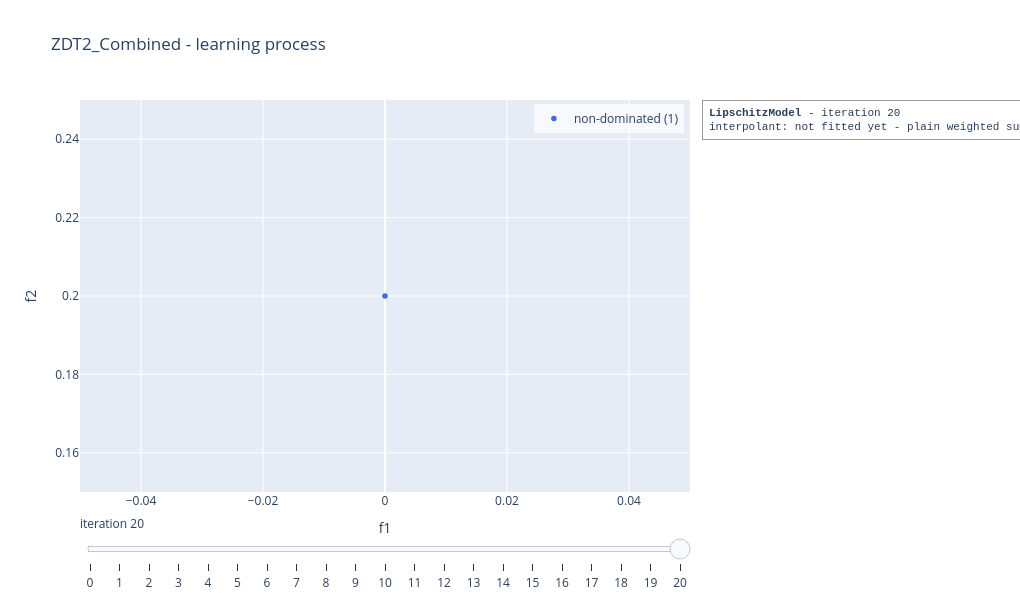

Here is the notebook cell this chart was saved with:
### Code cell
slip_model.visualise("learning", show = False)

### Figure 1 — Plotly figure (JSON) as saved in the notebook; plotly's stock layout.template omitted (floating-point values rounded to 4 significant figures)
{"data": [{"marker": {"color": "royalblue", "size": 5.5}, "mode": "markers", "name": "non-dominated (1)", "type": "scatter", "x": [0.0], "y": [0.2]}], "layout": {"annotations": [{"align": "left", "bgcolor": "rgba(255,255,255,0.85)", "bordercolor": "#999999", "borderpad": 6, "borderwidth": 1, "font": {"family": "Courier New, monospace", "size": 11}, "showarrow": false, "text": "<b>LipschitzModel</b> - iteration 20<br>interpolant: not fitted yet - plain weighted sum", "x": 1.02, "xanchor": "left", "xref": "paper", "y": 1, "yanchor": "top", "yref": "paper"}], "height": 600, "legend": {"bgcolor": "rgba(255,255,255,0.7)", "x": 0.99, "xanchor": "right", "y": 0.99, "yanchor": "top"}, "margin": {"r": 330}, "showlegend": true, "sliders": [{"active": 20, "currentvalue": {"prefix": "iteration "}, "steps": [{"args": [["0"], {"frame": {"redraw": true}, "mode": "immediate"}], "label": "0", "method": "animate"}, {"args": [["1"], {"frame": {"redraw": true}, "mode": "immediate"}], "label": "1", "method": "animate"}, {"args": [["2"], {"frame": {"redraw": true}, "mode": "immediate"}], "label": "2", "method": "animate"}, {"args": [["3"], {"frame": {"redraw": true}, "mode": "immediate"}], "label": "3", "method": "animate"}, {"args": [["4"], {"frame": {"redraw": true}, "mode": "immediate"}], "label": "4", "method": "animate"}, {"args": [["5"], {"frame": {"redraw": true}, "mode": "immediate"}], "label": "5", "method": "animate"}, {"args": [["6"], {"frame": {"redraw": true}, "mode": "immediate"}], "label": "6", "method": "animate"}, {"args": [["7"], {"frame": {"redraw": true}, "mode": "immediate"}], "label": "7", "method": "animate"}, {"args": [["8"], {"frame": {"redraw": true}, "mode": "immediate"}], "label": "8", "method": "animate"}, {"args": [["9"], {"frame": {"redraw": true}, "mode": "immediate"}], "label": "9", "method": "animate"}, {"args": [["10"], {"frame": {"redraw": true}, "mode": "immediate"}], "label": "10", "method": "animate"}, {"args": [["11"], {"frame": {"redraw": true}, "mode": "immediate"}], "label": "11", "method": "animate"}, {"args": [["12"], {"frame": {"redraw": true}, "mode": "immediate"}], "label": "12", "method": "animate"}, {"args": [["13"], {"frame": {"redraw": true}, "mode": "immediate"}], "label": "13", "method": "animate"}, {"args": [["14"], {"frame": {"redraw": true}, "mode": "immediate"}], "label": "14", "method": "animate"}, {"args": [["15"], {"frame": {"redraw": true}, "mode": "immediate"}], "label": "15", "method": "animate"}, {"args": [["16"], {"frame": {"redraw": true}, "mode": "immediate"}], "label": "16", "method": "animate"}, {"args": [["17"], {"frame": {"redraw": true}, "mode": "immediate"}], "label": "17", "method": "animate"}, {"args": [["18"], {"frame": {"redraw": true}, "mode": "immediate"}], "label": "18", "method": "animate"}, {"args": [["19"], {"frame": {"redraw": true}, "mode": "immediate"}], "label": "19", "method": "animate"}, {"args": [["20"], {"frame": {"redraw": true}, "mode": "immediate"}], "label": "20", "method": "animate"}]}], "title": {"text": "ZDT2_Combined - learning process"}, "width": 1020, "xaxis": {"range": [-0.05, 0.05], "title": {"text": "f1"}}, "yaxis": {"range": [0.15, 0.25], "title": {"text": "f2"}}}}
